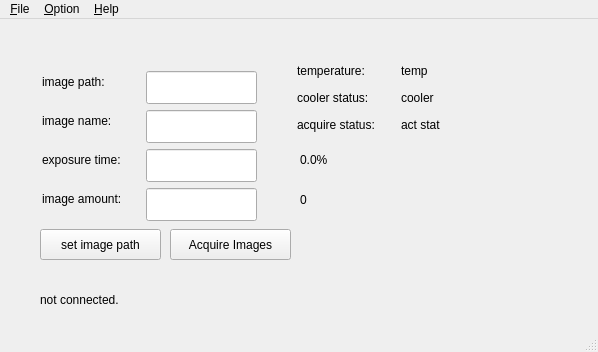
<?xml version="1.0" encoding="UTF-8"?>
<ui version="4.0">
 <class>MainWindow</class>
 <widget class="QMainWindow" name="MainWindow">
  <property name="geometry">
   <rect>
    <x>0</x>
    <y>0</y>
    <width>598</width>
    <height>352</height>
   </rect>
  </property>
  <property name="windowTitle">
   <string>MainWindow</string>
  </property>
  <widget class="QWidget" name="centralwidget">
   <widget class="QLabel" name="label">
    <property name="geometry">
     <rect>
      <x>42</x>
      <y>52</y>
      <width>77</width>
      <height>21</height>
     </rect>
    </property>
    <property name="text">
     <string>image path:</string>
    </property>
   </widget>
   <widget class="QLineEdit" name="lineEdit_ImagePath">
    <property name="geometry">
     <rect>
      <x>146</x>
      <y>52</y>
      <width>111</width>
      <height>33</height>
     </rect>
    </property>
   </widget>
   <widget class="QLabel" name="label_2">
    <property name="geometry">
     <rect>
      <x>42</x>
      <y>91</y>
      <width>83</width>
      <height>21</height>
     </rect>
    </property>
    <property name="text">
     <string>image name:</string>
    </property>
   </widget>
   <widget class="QLineEdit" name="lineEdit_ImageName">
    <property name="geometry">
     <rect>
      <x>146</x>
      <y>91</y>
      <width>111</width>
      <height>33</height>
     </rect>
    </property>
   </widget>
   <widget class="QLabel" name="label_4">
    <property name="geometry">
     <rect>
      <x>42</x>
      <y>130</y>
      <width>98</width>
      <height>21</height>
     </rect>
    </property>
    <property name="text">
     <string>exposure time:</string>
    </property>
   </widget>
   <widget class="QLineEdit" name="lineEdit_ExpTime">
    <property name="geometry">
     <rect>
      <x>146</x>
      <y>130</y>
      <width>111</width>
      <height>33</height>
     </rect>
    </property>
   </widget>
   <widget class="QLabel" name="label_5">
    <property name="geometry">
     <rect>
      <x>42</x>
      <y>169</y>
      <width>97</width>
      <height>21</height>
     </rect>
    </property>
    <property name="text">
     <string>image amount:</string>
    </property>
   </widget>
   <widget class="QLineEdit" name="lineEdit_ImageAmount">
    <property name="geometry">
     <rect>
      <x>146</x>
      <y>169</y>
      <width>111</width>
      <height>33</height>
     </rect>
    </property>
   </widget>
   <widget class="QLabel" name="label_6">
    <property name="geometry">
     <rect>
      <x>297</x>
      <y>41</y>
      <width>88</width>
      <height>21</height>
     </rect>
    </property>
    <property name="text">
     <string>temperature:</string>
    </property>
   </widget>
   <widget class="QLabel" name="label_7">
    <property name="geometry">
     <rect>
      <x>297</x>
      <y>68</y>
      <width>91</width>
      <height>21</height>
     </rect>
    </property>
    <property name="text">
     <string>cooler status:</string>
    </property>
   </widget>
   <widget class="QLabel" name="label_8">
    <property name="geometry">
     <rect>
      <x>297</x>
      <y>95</y>
      <width>98</width>
      <height>21</height>
     </rect>
    </property>
    <property name="text">
     <string>acquire status:</string>
    </property>
   </widget>
   <widget class="QLabel" name="label_AcqStat">
    <property name="geometry">
     <rect>
      <x>401</x>
      <y>95</y>
      <width>91</width>
      <height>21</height>
     </rect>
    </property>
    <property name="text">
     <string>act stat</string>
    </property>
   </widget>
   <widget class="QPushButton" name="pushButton_AcqAmountImg">
    <property name="geometry">
     <rect>
      <x>170</x>
      <y>210</y>
      <width>121</width>
      <height>31</height>
     </rect>
    </property>
    <property name="text">
     <string>Acquire Images</string>
    </property>
   </widget>
   <widget class="QPushButton" name="pushButton_CreatDir">
    <property name="geometry">
     <rect>
      <x>40</x>
      <y>210</y>
      <width>121</width>
      <height>31</height>
     </rect>
    </property>
    <property name="text">
     <string>set image path</string>
    </property>
   </widget>
   <widget class="QLabel" name="label_conStat">
    <property name="geometry">
     <rect>
      <x>40</x>
      <y>270</y>
      <width>241</width>
      <height>21</height>
     </rect>
    </property>
    <property name="text">
     <string>not connected.</string>
    </property>
   </widget>
   <widget class="QLabel" name="label_Temp">
    <property name="geometry">
     <rect>
      <x>401</x>
      <y>41</y>
      <width>71</width>
      <height>21</height>
     </rect>
    </property>
    <property name="text">
     <string>temp</string>
    </property>
   </widget>
   <widget class="QLabel" name="label_CoolerStat">
    <property name="geometry">
     <rect>
      <x>401</x>
      <y>68</y>
      <width>81</width>
      <height>21</height>
     </rect>
    </property>
    <property name="text">
     <string>cooler</string>
    </property>
   </widget>
   <widget class="QLabel" name="label_AcqProc">
    <property name="geometry">
     <rect>
      <x>300</x>
      <y>130</y>
      <width>67</width>
      <height>21</height>
     </rect>
    </property>
    <property name="text">
     <string>0.0%</string>
    </property>
   </widget>
   <widget class="QLabel" name="label_CurNumb">
    <property name="geometry">
     <rect>
      <x>300</x>
      <y>170</y>
      <width>67</width>
      <height>21</height>
     </rect>
    </property>
    <property name="text">
     <string>0</string>
    </property>
   </widget>
  </widget>
  <widget class="QMenuBar" name="menubar">
   <property name="geometry">
    <rect>
     <x>0</x>
     <y>0</y>
     <width>598</width>
     <height>27</height>
    </rect>
   </property>
   <widget class="QMenu" name="menu_File">
    <property name="title">
     <string>&amp;File</string>
    </property>
    <addaction name="action_Exit"/>
   </widget>
   <widget class="QMenu" name="menu_Option">
    <property name="title">
     <string>&amp;Option</string>
    </property>
    <addaction name="action_Parametres"/>
   </widget>
   <widget class="QMenu" name="menu_About">
    <property name="title">
     <string>&amp;Help</string>
    </property>
    <addaction name="action_About"/>
   </widget>
   <addaction name="menu_File"/>
   <addaction name="menu_Option"/>
   <addaction name="menu_About"/>
  </widget>
  <widget class="QStatusBar" name="statusbar"/>
  <action name="action_Parametres">
   <property name="text">
    <string>&amp;Parametres</string>
   </property>
  </action>
  <action name="action_Exit">
   <property name="text">
    <string>&amp;Exit</string>
   </property>
  </action>
  <action name="action_About">
   <property name="text">
    <string>&amp;About</string>
   </property>
  </action>
 </widget>
 <resources/>
 <connections/>
</ui>
